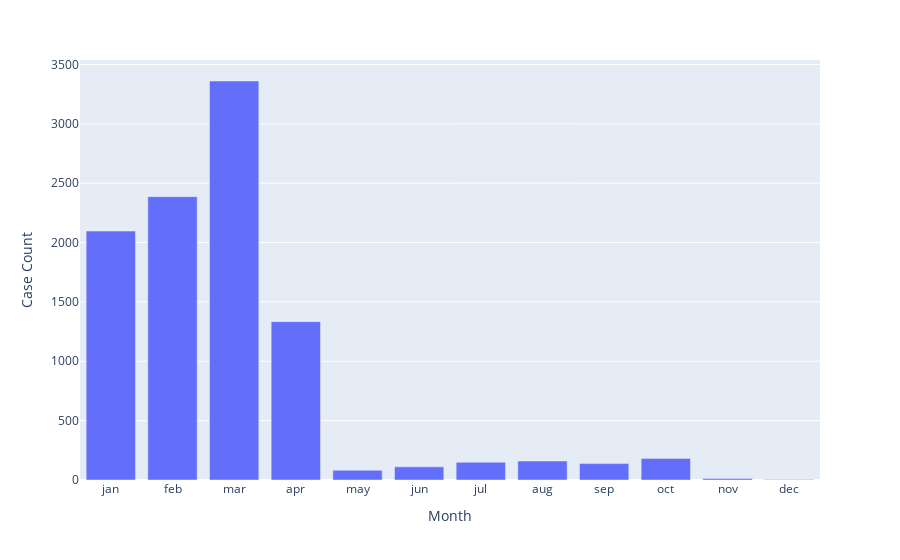

Notebook code for this chart:
### Code cell
px.bar(month_wise_cases, 'Month', 'Case Count')

### Figure 1 — Plotly figure (JSON) as saved in the notebook; plotly's stock layout.template omitted (floating-point values rounded to 4 significant figures)
{"data": [{"alignmentgroup": "True", "hovertemplate": "Month=%{x}<br>Case Count=%{y}<extra></extra>", "legendgroup": "", "marker": {"color": "#636efa", "pattern": {"shape": ""}}, "name": "", "offsetgroup": "", "orientation": "v", "showlegend": false, "textposition": "auto", "type": "bar", "x": ["jan", "feb", "mar", "apr", "may", "jun", "jul", "aug", "sep", "oct", "nov", "dec"], "xaxis": "x", "y": [2097, 2387, 3361, 1334, 82, 111, 149, 160, 138, 182, 13, 5], "yaxis": "y"}], "layout": {"barmode": "relative", "legend": {"tracegroupgap": 0}, "margin": {"t": 60}, "xaxis": {"anchor": "y", "domain": [0, 1], "title": {"text": "Month"}}, "yaxis": {"anchor": "x", "domain": [0, 1], "title": {"text": "Case Count"}}}}
